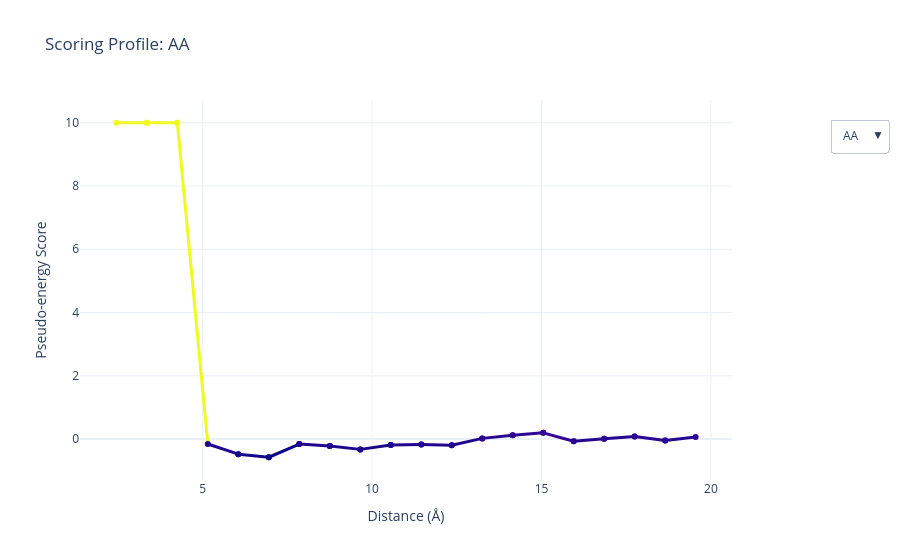

The notebook cell saved with this chart:
### Markdown cell above
An interactive view of the scorings accross teh different pairs can be visualized via the `plot_scores()` method of the `RNAScorer` class. If you're looking to save the plots, you can use `save_plot_scores()` method, specifying the desired output directory if needed (or will use default folder), as it will generate both png and html for each atom pair.

### Code cell
vanilla_scorer.plot_scores()
